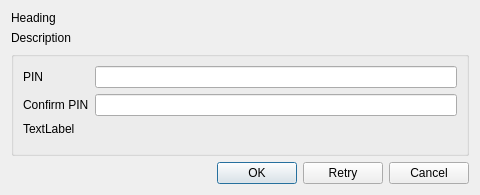
<?xml version="1.0" encoding="UTF-8"?>
<ui version="4.0">
 <class>OpenconnectWebAuthDialog</class>
 <widget class="QDialog" name="Dialog">
  <property name="geometry">
   <rect>
    <x>0</x>
    <y>0</y>
    <width>480</width>
    <height>195</height>
   </rect>
  </property>
  <property name="sizePolicy">
   <sizepolicy hsizetype="MinimumExpanding" vsizetype="Expanding">
    <horstretch>0</horstretch>
    <verstretch>0</verstretch>
   </sizepolicy>
  </property>
  <property name="windowTitle">
   <string>WebAuth</string>
  </property>
  <layout class="QVBoxLayout" name="verticalLayout">
   <item>
    <widget class="QLabel" name="headingLabel">
     <property name="sizePolicy">
      <sizepolicy hsizetype="Fixed" vsizetype="Fixed">
       <horstretch>0</horstretch>
       <verstretch>0</verstretch>
      </sizepolicy>
     </property>
     <property name="text">
      <string>Heading</string>
     </property>
     <property name="wordWrap">
      <bool>false</bool>
     </property>
    </widget>
   </item>
   <item>
    <widget class="QLabel" name="description">
     <property name="sizePolicy">
      <sizepolicy hsizetype="Fixed" vsizetype="Fixed">
       <horstretch>0</horstretch>
       <verstretch>0</verstretch>
      </sizepolicy>
     </property>
     <property name="text">
      <string>Description</string>
     </property>
     <property name="wordWrap">
      <bool>false</bool>
     </property>
    </widget>
   </item>
   <item>
    <layout class="QVBoxLayout" name="mainVerticalLayout">
     <property name="sizeConstraint">
      <enum>QLayout::SetDefaultConstraint</enum>
     </property>
     <item>
      <widget class="QGroupBox" name="pinGroupBox">
       <property name="sizePolicy">
        <sizepolicy hsizetype="Preferred" vsizetype="MinimumExpanding">
         <horstretch>0</horstretch>
         <verstretch>0</verstretch>
        </sizepolicy>
       </property>
       <property name="title">
        <string/>
       </property>
       <property name="flat">
        <bool>true</bool>
       </property>
       <layout class="QFormLayout" name="formLayout">
        <item row="0" column="0">
         <widget class="QLabel" name="pinLabel">
          <property name="sizePolicy">
           <sizepolicy hsizetype="Fixed" vsizetype="Preferred">
            <horstretch>0</horstretch>
            <verstretch>0</verstretch>
           </sizepolicy>
          </property>
          <property name="text">
           <string>PIN</string>
          </property>
         </widget>
        </item>
        <item row="0" column="1">
         <widget class="QLineEdit" name="pinLineEdit">
          <property name="inputMethodHints">
           <set>Qt::ImhHiddenText|Qt::ImhNoAutoUppercase|Qt::ImhNoPredictiveText|Qt::ImhSensitiveData</set>
          </property>
          <property name="echoMode">
           <enum>QLineEdit::Password</enum>
          </property>
         </widget>
        </item>
        <item row="1" column="0">
         <widget class="QLabel" name="confirmPinLabel">
          <property name="sizePolicy">
           <sizepolicy hsizetype="Fixed" vsizetype="Preferred">
            <horstretch>0</horstretch>
            <verstretch>0</verstretch>
           </sizepolicy>
          </property>
          <property name="text">
           <string>Confirm PIN</string>
          </property>
         </widget>
        </item>
        <item row="1" column="1">
         <widget class="QLineEdit" name="confirmPinLineEdit">
          <property name="inputMethodHints">
           <set>Qt::ImhHiddenText|Qt::ImhNoAutoUppercase|Qt::ImhNoPredictiveText|Qt::ImhSensitiveData</set>
          </property>
          <property name="echoMode">
           <enum>QLineEdit::Password</enum>
          </property>
         </widget>
        </item>
        <item row="2" column="0" colspan="2">
         <widget class="QLabel" name="pinEntryErrorLabel">
          <property name="sizePolicy">
           <sizepolicy hsizetype="Fixed" vsizetype="Fixed">
            <horstretch>0</horstretch>
            <verstretch>0</verstretch>
           </sizepolicy>
          </property>
          <property name="text">
           <string>TextLabel</string>
          </property>
         </widget>
        </item>
       </layout>
      </widget>
     </item>
    </layout>
   </item>
   <item>
    <widget class="QDialogButtonBox" name="buttonBox">
     <property name="orientation">
      <enum>Qt::Horizontal</enum>
     </property>
     <property name="standardButtons">
      <set>QDialogButtonBox::Cancel|QDialogButtonBox::Ok|QDialogButtonBox::Retry</set>
     </property>
    </widget>
   </item>
  </layout>
 </widget>
 <resources/>
 <connections/>
</ui>
